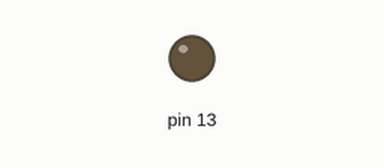
A sketch run on a simulated Arduino Uno, built with avr-gcc and run on an emulated ATmega328P. Parts: output pins drawn as LEDs (lit = HIGH).

Above: at 0.1 s.
At 5.1 s:
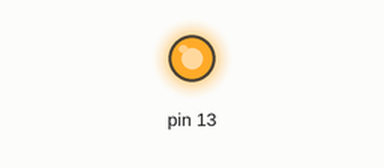
Timing chart, 0 to 6.6 s (numbered marks = the images above):
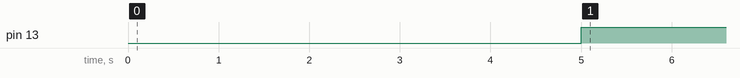

The sketch:

pcf8575-inputs.ino
```cpp
#include "pcf8575_pwm.h"

#define PCF_ADDR 0x20
PCF8575_PWM pwm(PCF_ADDR);

void setup() {
  pinMode(13, OUTPUT);
  digitalWrite(13, 0);
  pwm.begin();
  pwm.pinModePWM(0);
  pwm.setPWM(0, 50); // 50% заполнение на пине 0
}

void loop() {
  pwm.tick(); // Обновление PWM (автоматически, пока есть активные каналы)
    static unsigned long lastTime = micros();
    unsigned long now = micros();
    Serial.println(now - lastTime); // Выведет фактический интервал
    lastTime = now;

  if ((millis() > 5000) && (millis() < 5200)) {
    pwm.setPWM(0, 200); // 0
  digitalWrite(13, 1);
  }
}
```

pcf8575_pwm.h
```cpp
#ifndef PCF8575_PWM_H
#define PCF8575_PWM_H

#include <Arduino.h>
#include <Wire.h>
//  https://www.mischianti.org/2019/01/02/pcf8575-i2c-digital-i-o-expander-fast-easy-usage/
#include "PCF8575.h"

#define PWM_RES 256  // Разрешение PWM (0-255)
#define PWM_FREQ 100 // Частота PWM (Гц)

class PCF8575_PWM {
public:
    PCF8575_PWM(uint8_t address) : pcf(address) {
        pwmInterval = 1000000UL / (PWM_FREQ * PWM_RES);
    }

    void begin() {
        pcf.begin();
    }

    void pinModePWM(uint8_t pin) {
        if (pin < 16) {
            pcf.pinMode(pin, OUTPUT); // Устанавливаем как OUTPUT
            pwmEnabled[pin] = true;   // Отмечаем, что пин задействован для PWM
        }
    }

    void setPWM(uint8_t pin, uint8_t duty) {
        if (pin < 16 && pwmEnabled[pin]) {
            pwmDuty[pin] = duty;
            if (duty > 0) activeChannels++;
            else if (activeChannels > 0) activeChannels--;
        }
    }
void tick() {
    if (activeChannels == 0) return;

    unsigned long now = micros();
    if (now - lastUpdate >= pwmInterval) {
        lastUpdate = now;
        pwmCounter = (pwmCounter + 1) % PWM_RES;

        uint16_t outputState = 0; // Храним все 16 бит (пины)

        for (uint8_t i = 0; i < 16; i++) {
            if (pwmEnabled[i] && pwmDuty[i] > pwmCounter) {
                outputState |= (1 << i); // Устанавливаем бит HIGH
            }
        }

        pcf.write(outputState); // Отправляем всё за 1 I²C-команду
    }
}
private:
    PCF8575 pcf;
    uint8_t pwmDuty[16] = {0};
    bool pwmEnabled[16] = {false}; // Какие пины разрешены для PWM
    uint8_t pwmCounter = 0;
    unsigned long lastUpdate = 0;
    unsigned long pwmInterval;
    uint8_t activeChannels = 0;
};

#endif
```

Measured:
- by itself, pin 13: LOW → HIGH at 5.0 s
